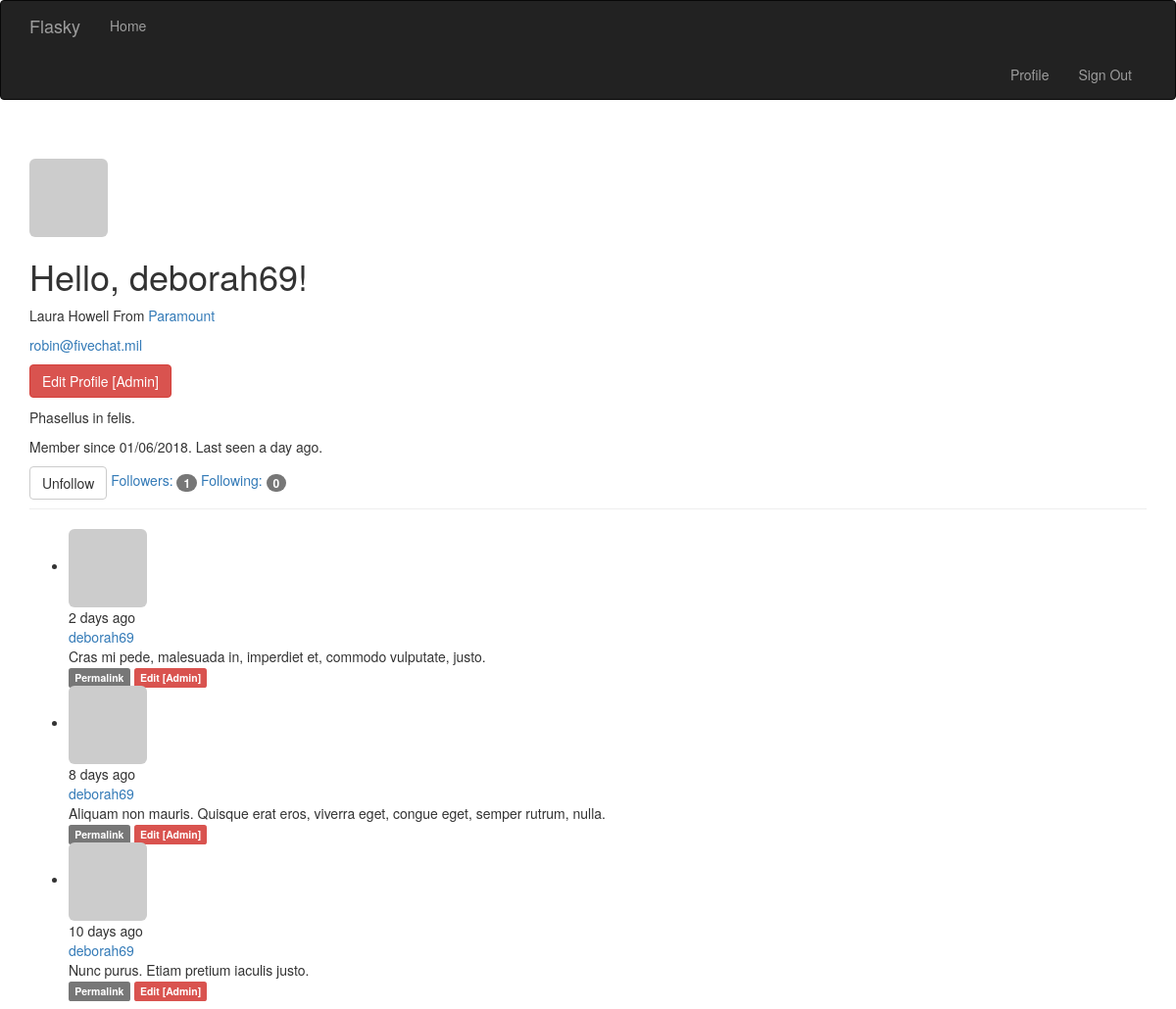
/user/deborah69 (signed in), run on the app's committed database.
### vflask/restart/app/models.py (models this page shows, shortened)
class User(UserMixin, db.Model):
    __tablename__ = 'users'
    id = db.Column(db.Integer, primary_key=True)
    email = db.Column(db.String(64), unique=True, index=True)
    username = db.Column(db.String(64), unique=True, index=True)
    role_id = db.Column(db.Integer, db.ForeignKey('roles.id'))
    password_hash = db.Column(db.String(128))
    confirmed = db.Column(db.Boolean, default=False)
    name = db.Column(db.String(64))
    location = db.Column(db.String(64))
    about_me = db.Column(db.Text())
    member_since = db.Column(db.DateTime(), default=datetime.utcnow)
    last_seen = db.Column(db.DateTime(), default=datetime.utcnow)
    avatar_hash = db.Column(db.String(32))
    posts = db.relationship('Post', backref='author', lazy='dynamic')
    followed = db.relationship('Follow',
                               foreign_keys=[Follow.follower_id],
                               backref=db.backref('follower', lazy='joined'),
                               lazy='dynamic',
                               cascade='all, delete-orphan')
    followers = db.relationship('Follow',
                                foreign_keys=[Follow.followed_id],
                                backref=db.backref('followed', lazy='joined'),
                                lazy='dynamic',
                                cascade='all, delete-orphan')
    def can(self, permissions):
        return self.role is not None and \
            (self.role.permissions & permissions) == permissions
    def is_administrator(self):
        return self.can(Permission.ADMINISTER)
    @property
    def password(self):
        raise AttributeError('password is not a readable attribute')
    def ping(self):
        self.last_seen = datetime.utcnow()
        db.session.add(self)
    def gravatar(self, size=100, default='identicon', rating='g'):
        if request.is_secure:
            url = 'https://secure.gravatar.com/avatar'
        else:
            url = 'http://www.gravatar.com/avatar'
        hash = self.avatar_hash or hashlib.md5(self.email.encode(
            'utf-8'
        )).hexdigest()
        return '{url}/{hash}?s={size}&d={default}&r={rating}'.format(
            url=url, hash=hash, size=size, default=default, rating=rating)
    def is_following(self, user):
        return self.followed.filter_by(
            followed_id=user.id).first() is not None

class Post(db.Model):
    __tablename__ = 'posts'
    id = db.Column(db.Integer, primary_key=True)
    body = db.Column(db.Text)
    timestamp = db.Column(db.DateTime, index=True, default=datetime.utcnow)
    author_id = db.Column(db.Integer, db.ForeignKey('users.id'))
    body_html = db.Column(db.Text)

### vflask/restart/app/main/views.py (the view)
@main.route('/user/<username>')
def user(username):
    user = User.query.filter_by(username=username).first()
    if user is None:
        abort(404)
    posts = user.posts.order_by(Post.timestamp.desc()).all()
    return render_template('user.html', user=user, posts=posts)

### vflask/restart/app/auth/views.py (called while the page is built)
@auth.before_app_request
def before_request():
    if current_user.is_authenticated:
        current_user.ping()
        if not current_user.confirmed and request.endpoint[:5] != 'auth.':
            return redirect(url_for('auth.unconfirmed'))

### vflask/restart/app/main/__init__.py (called while the page is built)
@main.app_context_processor
def inject_perissions():
    return dict(Permission=Permission)

### vflask/restart/app/main/views.py (called while the page is built)
@main.before_app_request
def before_request():
    if current_user.is_authenticated:
        current_user.ping()
        if not current_user.confirmed and request.endpoint[:5] != 'auth.':
            return redirect(url_for('auth.unconfirmed'))

### vflask/restart/app/models.py (called while the page is built)
@login_manager.user_loader
def load_user(user_id):
    return User.query.get(int(user_id))

### vflask/restart/app/templates/user.html (shortened to what this page needs)
{% extends "base.html" %}
{% block content %}
<div class="container">
    <div class="page-header">
        <img class="img-rounded profile-thumbnail" src="{{ user.gravatar(size=256) }}">
        <h1>Hello, {{ user.username }}!</h1>
    {% block page_content %}
        {% if user.name or user.location %}
        <p>
            {% if user.name %}{{ user.name }}{% endif %}
                {% if user.location %}
                    From
                    <a href="http://maps.google.com/?={{ user.location }}">
                        {{ user.location }}
                    </a>
                {% endif %}
            {% endif %}
        </p>
        {% if current_user.is_administrator() %}
        <p><a href="mailto:{{ user.email }}">{{ user.email }}</a></p>
        <p><a class="btn btn-danger" href="{{ url_for('.edit_profile_admin', id=user.id) }}">
               Edit Profile [Admin]
           </a>
        </p>
        {% endif %}
        {% if user.about_me %}<p>{{ user.about_me }}</p>{% endif %}
        {% if user.member_since and user.last_seen %}
            <p>
                Member since {{ moment(user.member_since).format('L') }}.
                Last seen {{ moment(user.last_seen).fromNow() }}.
            </p>
        {% endif %}
        {% if current_user.can(Permission.FOLLOW) and user != current_user %}
            {% if not current_user.is_following(user) %}
            <a href="{{ url_for('.follow', username=user.username) }}"
                class="btn btn-primary">Follow</a>
            {% else %}
            <a href="{{ url_for('.unfollow', username=user.username) }}"
                class="btn btn-default">Unfollow</a>
            {% endif %}
        {% endif %}
        <a href="{{ url_for('.followers', username=user.username) }}">
            Followers: <span class="badge">{{ user.followers.count() - 1 }}</span>
        </a>
        <a href="{{ url_for('.followed_by', username=user.username) }}">
            Following: <span class="badge">{{ user.followed.count() - 1}}</span>
        </a>
        {% include '_posts.html' %}
    {% endblock %}
{% endblock %}

### vflask/restart/app/templates/_posts.html
</div>
<ul class="posts">
    {% for post in posts %}
    <li class="post">
        <div class="post-content">
            <div class="profile-thmbnail">
                <a href="{{ url_for('.user', username=post.author.username) }}">
                <img class="img-rounded profile-thumbnail"
                    src="{{ post.author.gravatar(size=40) }}">
                </a>
            </div>
            <div class="post-date">{{ moment(post.timestamp).fromNow() }}</div>
            <div class="post-author">
                <a href="{{ url_for('.user', username=post.author.username) }}">
                    {{ post.author.username }}
                </a>
            </div>
            <div class="post-body">
            {% if post.body_html %}
                {{ post.body_html | safe }}
            {% else %}
                {{ post.body }}
            {% endif %}
            </div>
            <div class="post-footer">
                <a href="{{ url_for('.post', id=post.id) }}">
                    <span class="label label-default">Permalink</span>
                </a>
                {% if current_user == post.author %}
                <a href="{{ url_for('.edit', id=post.id) }}">
                    <span class="label label-primary">Edit</span>
                </a>
                {% elif current_user.is_administrator() %}
                <a href="{{ url_for('.edit', id=post.id) }}">
                    <span class="label label-danger">Edit [Admin]</span>
                </a>
                {% endif %}
            </div>
        </div>
    </li>
    {% endfor %}
</ul>
</div>

### data on the page
User: username "deborah69", name "Laura Howell", location "Paramount", email "robin@fivechat.mil", about_me "Phasellus in felis.", member_since "01/06/2018", last_seen "a day ago"
Post: timestamp "2 days ago", author.username "deborah69", body "Cras mi pede, malesuada in, imperdiet et, commodo vulputate, justo."
Post: timestamp "8 days ago", author.username "deborah69", body "Aliquam non mauris. Quisque erat eros, viverra eget, congue eget, semper rutrum, nulla."
Post: timestamp "10 days ago", author.username "deborah69", body "Nunc purus. Etiam pretium iaculis justo."

### other printed values
{{ user.followers.count() - 1 }} "1"
{{ user.followed.count() - 1 }} "0"
